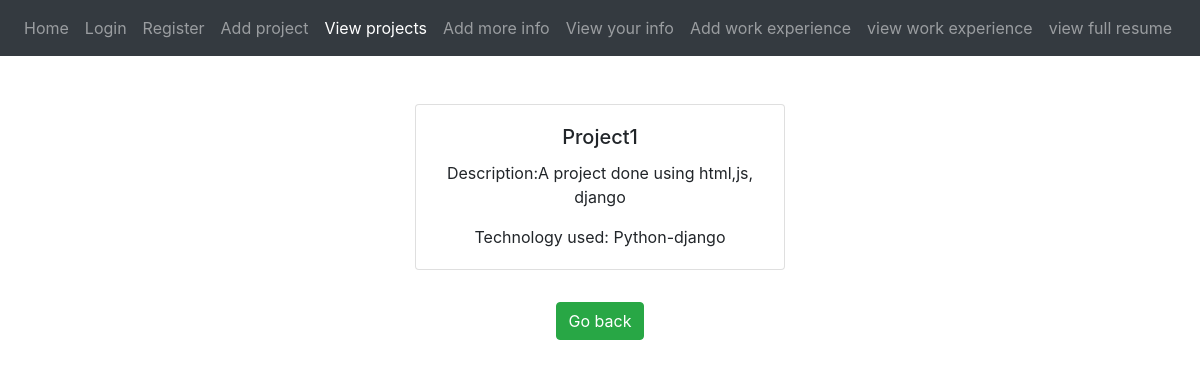
Page /10/ on the committed database.
### Portf1/models.py (models this page shows, shortened)
class ProjectsList(models.Model):
 user=models.ForeignKey(User,on_delete=models.CASCADE,null=True)
 title = models.CharField(max_length=300,null=True,blank=False)
 short_desc=models.CharField(max_length=100,null=True,blank=False)
 description = models.TextField(null=True,blank=False)
 technology = models.CharField(max_length=20,null=True,blank=False)

### Portf1/views.py (the view)
# urls.py: path("<int:pk>/", project_detail, name="project_detail"),
def project_detail(response, pk):
 projects=ProjectsList.objects.get(pk=pk)
 args={'projects': projects}
 print(type(projects))
 return render(response, "project_detail.html",args)

### templates/project_detail.html
{% extends "base4.html"%}
{% block content %}
<br/> <br/>
<center>
<div class="col-md-4">
        <div class="card mb-2">
            <div class="card-body">
                <h5 class="card-title">{{ projects.title }}</h5>
                <p class="card-text">Description:{{ projects.description}}</p>
				 <p class="card-text">Technology used: {{ projects.technology}}</p>
            </div>
        </div>
    </div>
	<br/>
	   <a href="{% url 'view'%}" class="btn btn-success">Go back</a>
</center>
{% endblock %}

### rows in the picture
ProjectsList: title "Project1", description "A project done using html,js, django", technology "Python-django"
